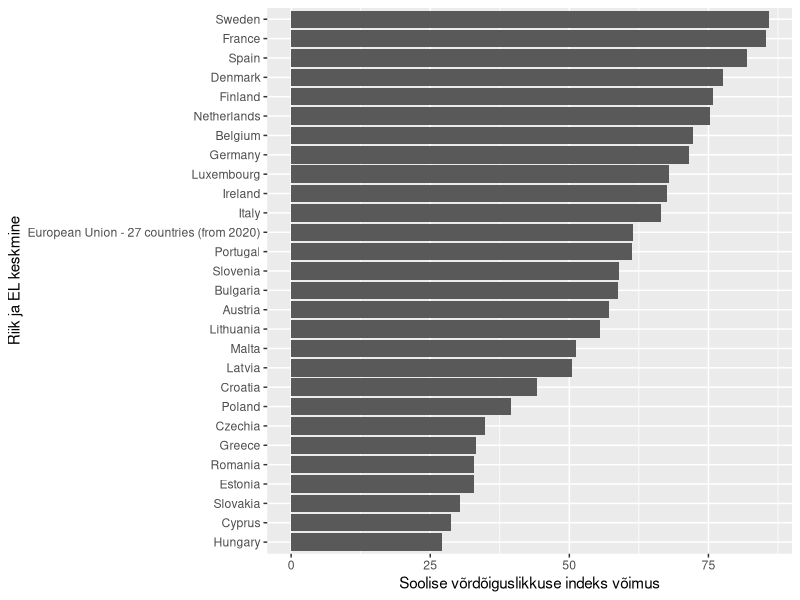
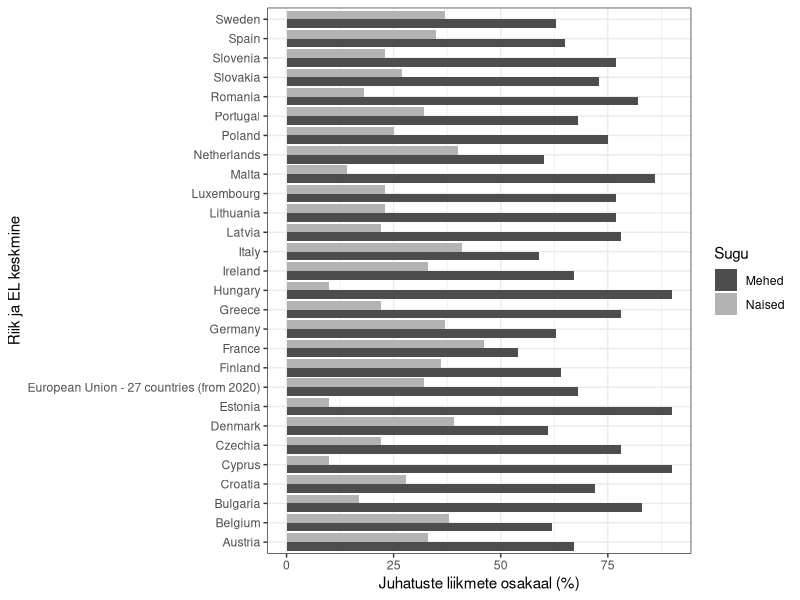
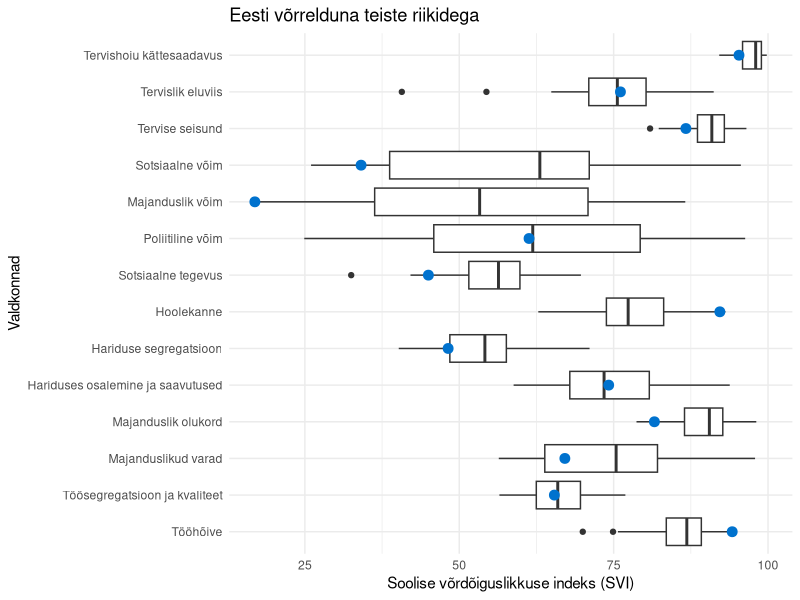
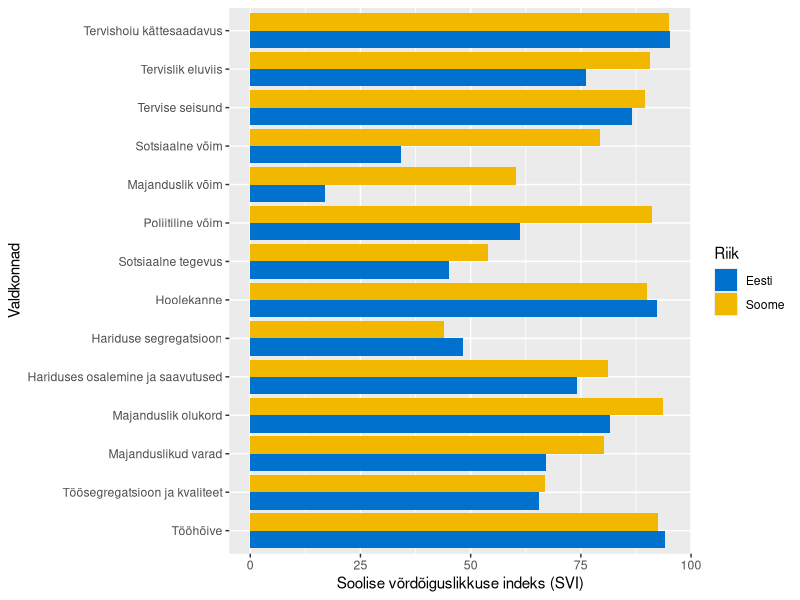
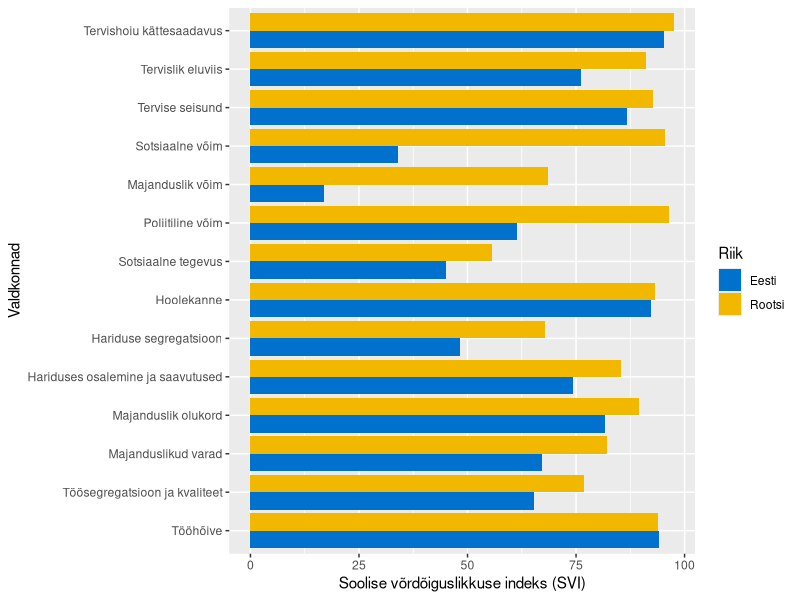

Source code (R) for these figures, in order:
andmed_mehed <- read.csv('andmestik/2024-EIGE-calcs-M-data.csv', encoding = 'UTF-8', sep =';')
andmed_naised <- read.csv('andmestik/2024-EIGE-calcs-W-data.csv', encoding = 'UTF-8', sep =';')
andmed_koik <- read.csv('andmestik/2024-EIGE-data.csv', encoding = 'UTF-8', sep =';')
library(ggplot2)
library(dplyr)
library(tidyr)
ggplot(andmed_koik, aes(x = reorder(Geographic.region..Sub...Domain.Scores, Power..Domain.score.), 
                        y = Power..Domain.score.)) + geom_col() + coord_flip() + labs(y = 'Soolise võrdõiguslikkuse indeks võimus', x = 'Riik ja EL keskmine')


andmed_mehed$Gender <- "Mehed"
andmed_naised$Gender <- "Naised"
andmed_kokku <- bind_rows(andmed_mehed, andmed_naised)

ggplot(andmed_kokku, aes(x = reorder(Geographic.region.Individual.indicators.used.to.compute.the.Gender.Equality.Index,
                                     Share.of.members.of.boards.in.largest.quoted.companies..supervisory.board.or.board.of.directors....),
                         y = Share.of.members.of.boards.in.largest.quoted.companies..supervisory.board.or.board.of.directors....,
                         fill = Gender)) +
  geom_col(position = "dodge") +
  coord_flip() +
  scale_fill_grey(start = 0.3, end = 0.7) +
  labs(y = 'Juhatuste liikmete osakaal (%)', x = 'Riik ja EL keskmine', fill = 'Sugu') +
  theme_bw()


andmed_pikk <- andmed_koik %>%
  pivot_longer(
    cols = 2:ncol(andmed_koik),
    names_to = 'Indeks',
    values_to = 'Skoor'
  )

colnames(andmed_pikk)[1] <- 'Riik'

andmed_pikk <- andmed_pikk %>%
  mutate(lyhend = case_when(
    Indeks == 'Overall.Gender.Equality.Index' ~ 'Soolise võrdõiguslikkuse indeks',
    Indeks == 'Work..Domain.score.' ~ 'Töö',
    Indeks == 'Participation.in.work..Subdomain.score.' ~ 'Tööhõive',
    Indeks == 'Segregation.and.quality.of.work..Subdomain.score.' ~ 'Töösegregatsioon ja kvaliteet',
    Indeks == 'Money..Domain.score.' ~ 'Raha',
    Indeks == 'Financial.resources..Subdomain.score.' ~ 'Majanduslikud varad',
    Indeks == 'Economic.situation..Subdomain.score.' ~ 'Majanduslik olukord',
    Indeks == 'Knowledge..Domain.score.' ~ 'Teadmised',
    Indeks == 'Attainment.and.participation..Subdomain.score.' ~ 'Hariduses osalemine ja saavutused',
    Indeks == 'Segregation..Subdomain.score.' ~ 'Hariduse segregatsioon',
    Indeks == 'Time..Domain.score.' ~ 'Aeg',
    Indeks == 'Care.activities..Subdomain.score.' ~ 'Hoolekanne',
    Indeks == 'Social.activities..Subdomain.score.' ~ 'Sotsiaalne tegevus',
    Indeks == 'Power..Domain.score.' ~ 'Võim',
    Indeks == 'Political.power..Subdomain.score.' ~ 'Poliitiline võim',
    Indeks == 'Economic.power..Subdomain.score.' ~ 'Majanduslik võim',
    Indeks == 'Social.power..Subdomain.score.' ~ 'Sotsiaalne võim',
    Indeks == 'Health..Domain.score.' ~ 'Tervis',
    Indeks == 'Health.status..Subdomain.score.' ~ 'Tervise seisund',
    Indeks == 'Healthy.behaviour..Subdomain.score.' ~ 'Tervislik eluviis',
    Indeks == 'Access.to.health.structures..Subdomain.score.' ~ 'Tervishoiu kättesaadavus',
    TRUE ~ 'Muu'
  )) %>%
  mutate(lyhend = factor(lyhend, levels = c(
    'Soolise võrdõiguslikkuse indeks',
    'Töö',
    'Tööhõive',
    'Töösegregatsioon ja kvaliteet',
    'Raha',
    'Majanduslikud varad',
    'Majanduslik olukord',
    'Teadmised',
    'Hariduses osalemine ja saavutused',
    'Hariduse segregatsioon',
    'Aeg',
    'Hoolekanne',
    'Sotsiaalne tegevus',
    'Võim',
    'Poliitiline võim',
    'Majanduslik võim',
    'Sotsiaalne võim',
    'Tervis',
    'Tervise seisund',
    'Tervislik eluviis',
    'Tervishoiu kättesaadavus',
    'Muu'
  )))

andmed_pikk_ilma_suurteta <- andmed_pikk[!(andmed_pikk$lyhend %in% c('Töö', 'Võim', 'Tervis', 'Muu', 'Aeg','Raha', 'Teadmised','Soolise võrdõiguslikkuse indeks')),]

ggplot(andmed_pikk_ilma_suurteta, aes(x = lyhend, y = Skoor)) +
  geom_boxplot() +
  geom_point(data = filter(andmed_pikk_ilma_suurteta, andmed_pikk_ilma_suurteta$Riik == "Estonia"), 
             aes(x = lyhend, y = Skoor), 
             size = 3, color = '#0072CE') +
  labs(y = 'Soolise võrdõiguslikkuse indeks (SVI)', x = 'Valdkonnad', title = 'Eesti võrrelduna teiste riikidega') +
  theme_minimal() + coord_flip()


soome_ja_eesti <- andmed_pikk_ilma_suurteta[andmed_pikk_ilma_suurteta$Riik %in% c('Estonia', 'Finland'),]


# ggplot(soome_ja_eesti, aes(x = lyhend, y = Skoor)) +
#   geom_boxplot() +
#   geom_point(data = filter(soome_ja_eesti, soome_ja_eesti$Riik == "Estonia"), 
#              aes(x = lyhend, y = Skoor), 
#              size = 3, color = '#0072CE') +
#   geom_point(data = filter(soome_ja_eesti, soome_ja_eesti$Riik == "Finland"), 
#              aes(x = lyhend, y = Skoor), 
#              size = 3, color = '#FFD700') +
#   labs(y = 'Soolise võrdõiguslikkuse indeks (SVI)', x = 'Valdkonnad', title = 'Eesti ja Soome võrdlus') +
#   theme_minimal() + coord_flip()


soome_ja_eesti$Riik <- recode(soome_ja_eesti$Riik,
                              "Estonia" = "Eesti",
                              "Finland" = "Soome")

ggplot(soome_ja_eesti, aes(x = lyhend, y = Skoor, fill = Riik)) +
  geom_col(position = "dodge") +
  coord_flip() +
  labs(y = 'Soolise võrdõiguslikkuse indeks (SVI)', x = 'Valdkonnad', fill = 'Riik') +
  scale_fill_manual(
    values = c("Eesti" = "#0072CE", "Soome" = "#F2B800"),
    labels = c("Eesti", "Soome")
  )

####sama asi rootsiga

rootsi_ja_eesti <- andmed_pikk_ilma_suurteta[andmed_pikk_ilma_suurteta$Riik %in% c('Estonia', 'Sweden'),]
rootsi_ja_eesti$Riik <- recode(rootsi_ja_eesti$Riik,
                              "Estonia" = "Eesti",
                              "Sweden" = "Rootsi")

ggplot(rootsi_ja_eesti, aes(x = lyhend, y = Skoor, fill = Riik)) +
  geom_col(position = "dodge") +
  coord_flip() +
  labs(y = 'Soolise võrdõiguslikkuse indeks (SVI)', x = 'Valdkonnad', fill = 'Riik') +
  scale_fill_manual(
    values = c("Eesti" = "#0072CE", "Rootsi" = "#F2B800"),
    labels = c("Eesti", "Rootsi")
  )
